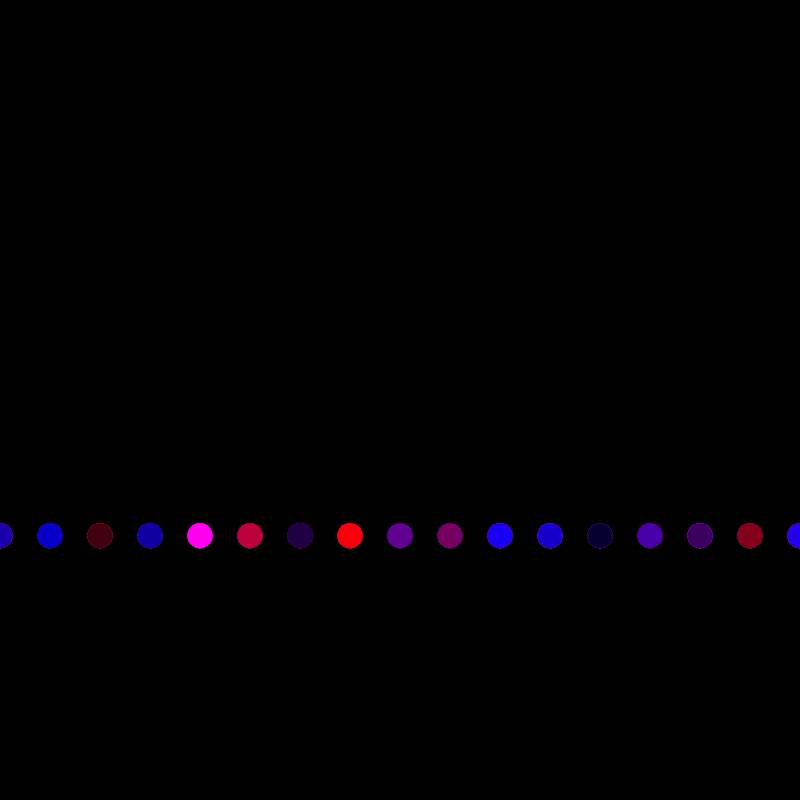
Frame 1 (no input)
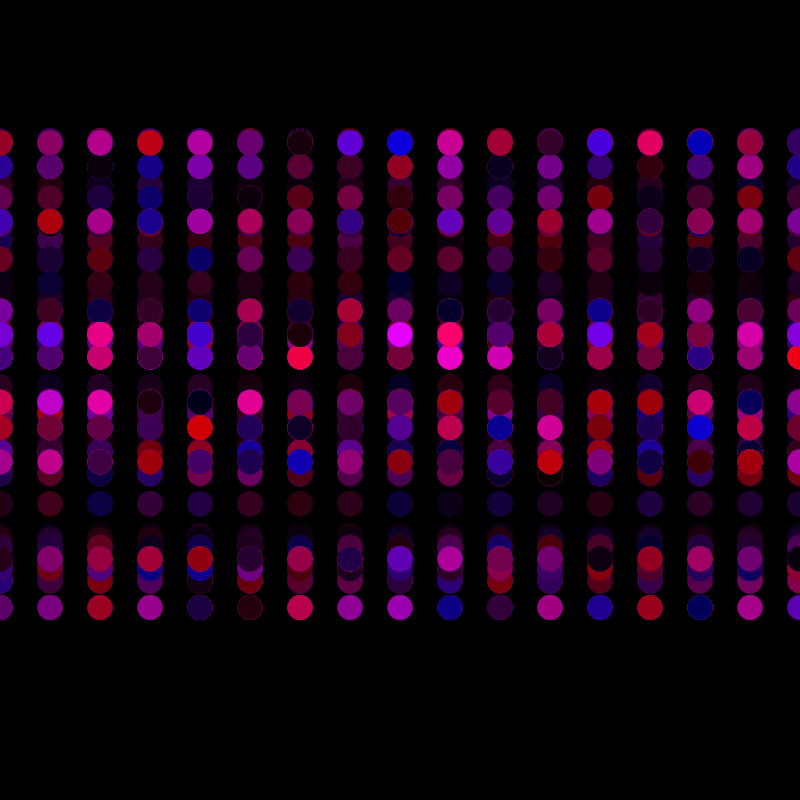
Frame 60 (no input)
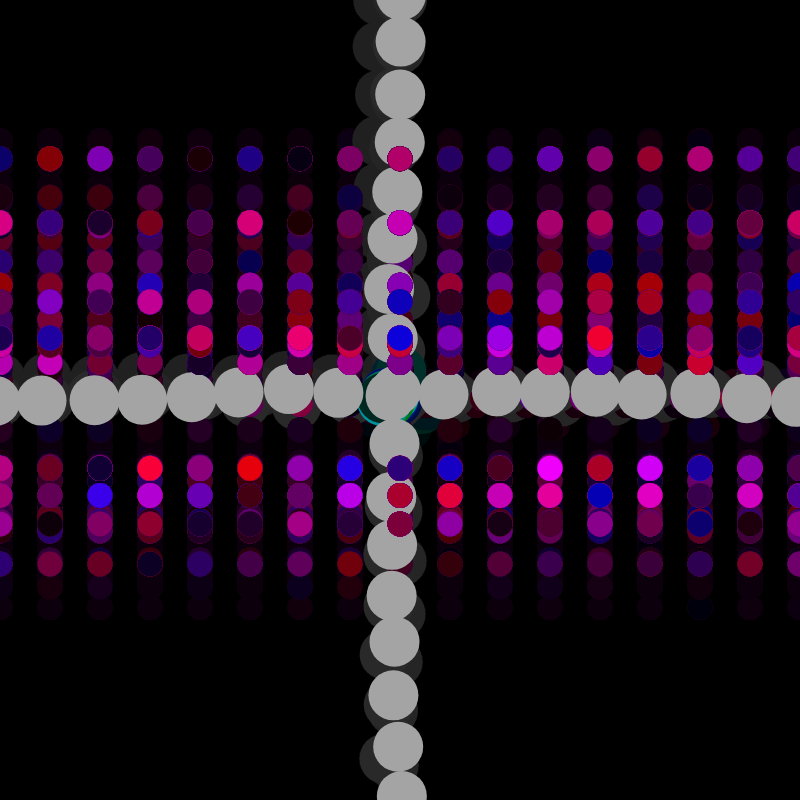
Frame 120 (the mouse pressed at the canvas centre since frame 60)

The p5.js sketch that drew these frames (run headless with seeded random() and noise() and a simulated clock; from frame 60 on, the mouse is pressed at the canvas centre):

// p5.js sketch
// ── sketch.js
var xoff = 0.0;
var xincrement = 0.01;
function setup() {
  createCanvas(800, 800);
	 background(0);
  noStroke();
}

function draw() {
  fill(0, 10);
  rect(0,0,width,height);
	var n = noise(xoff)*width;
	for(var x = 0;x<= width;x+=50){
		for(var y =0;y<=height;y+=50){
			 xoff += xincrement;
		fill(random(255),0,random(255));
		ellipse(x,n,25,25);

			if ( mouseX >x-25 && mouseX <= x+25  &&
    mouseY >= n-25 && mouseY <= n+25) {
    x += random(-5, 5);
   n += random(-5,5);
				fill(0,random(255),random(255));
				ellipse(x,n,50,50);
		}
	}
	}
				for(var y = 0;y<= width;y+=50){
		for(var x =0;x<=height;x+=50){
			 xoff += xincrement;
		fill(random(255),0,random(255));

					if ( mouseX >x-25 && mouseX <= x+25  &&
    mouseY >= n-25 && mouseY <= n+25) {
    y += random(-5, 5);
   n += random(-5,5);
						fill(255,255,255);
							ellipse(y,n,50,50);
						ellipse(n,y,50,50);
					}

		}
		}
}
